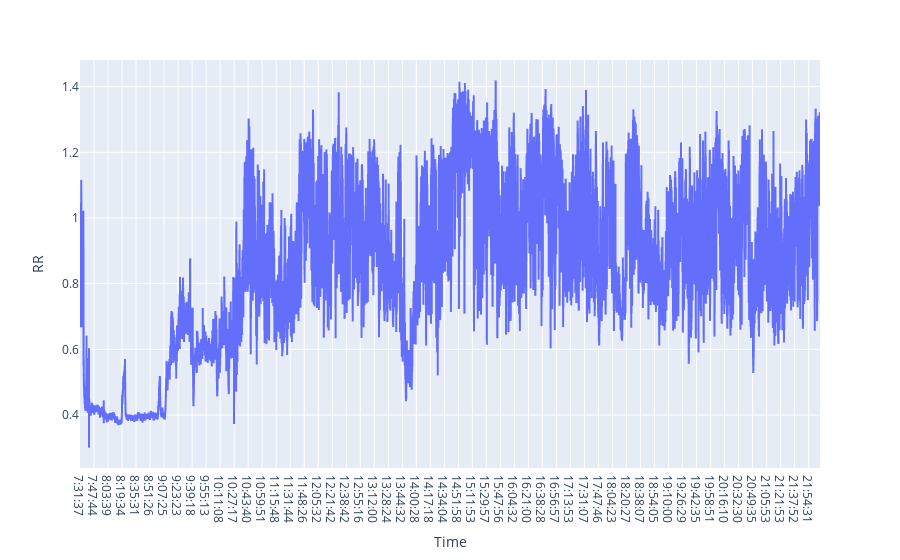

Source (notebook cell):
### Code cell
df.plot(
    df['Time'],
    df['RR'],
)

### Figure 1 — Plotly figure (JSON) as saved in the notebook; plotly's stock layout.template omitted (floating-point values rounded to 4 significant figures; data arrays with more than 128 entries replaced by an {"elided": "..."} marker saying what was removed)
{"data": [{"hovertemplate": "Time=%{x}<br>RR=%{y}<extra></extra>", "legendgroup": "", "line": {"color": "#636efa", "dash": "solid"}, "mode": "lines", "name": "", "showlegend": false, "type": "scattergl", "x": {"elided": "66996 str values"}, "xaxis": "x", "y": {"elided": "66996 float values"}, "yaxis": "y"}], "layout": {"legend": {"tracegroupgap": 0}, "margin": {"t": 60}, "xaxis": {"anchor": "y", "domain": [0, 1], "title": {"text": "Time"}}, "yaxis": {"anchor": "x", "domain": [0, 1], "title": {"text": "RR"}}}}
